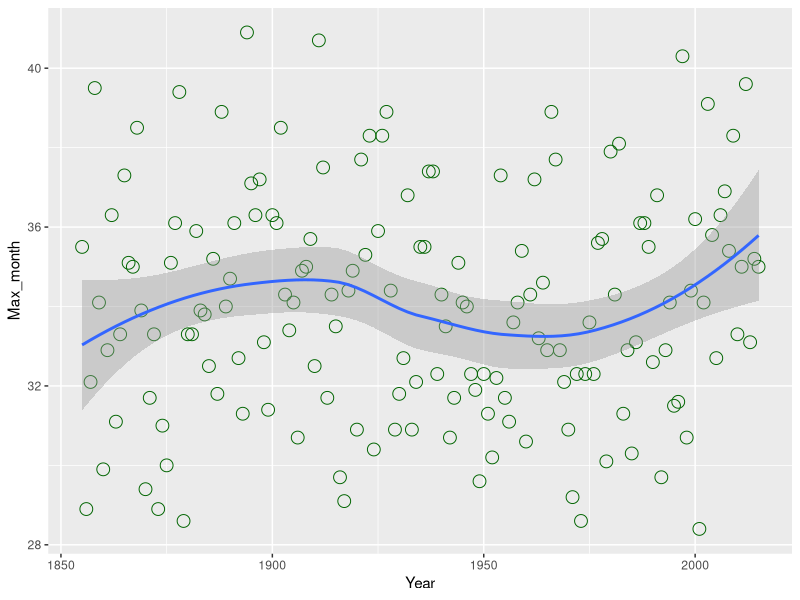

Reproduce this figure in R.
library(dplyr)
library(ggplot2)

dataw <- read.csv("data/melbourne.csv", header = TRUE)

input <- dataw %>%
        filter(Month == 11) %>%
        group_by(Year) %>%
        summarise(Max_month = max(Max))
        
input

plot <- ggplot(input, aes(x=Year, y = Max_month)) +
        geom_point(size=4, shape=21, colour = "darkgreen") +
        geom_smooth(method=loess)
plot

